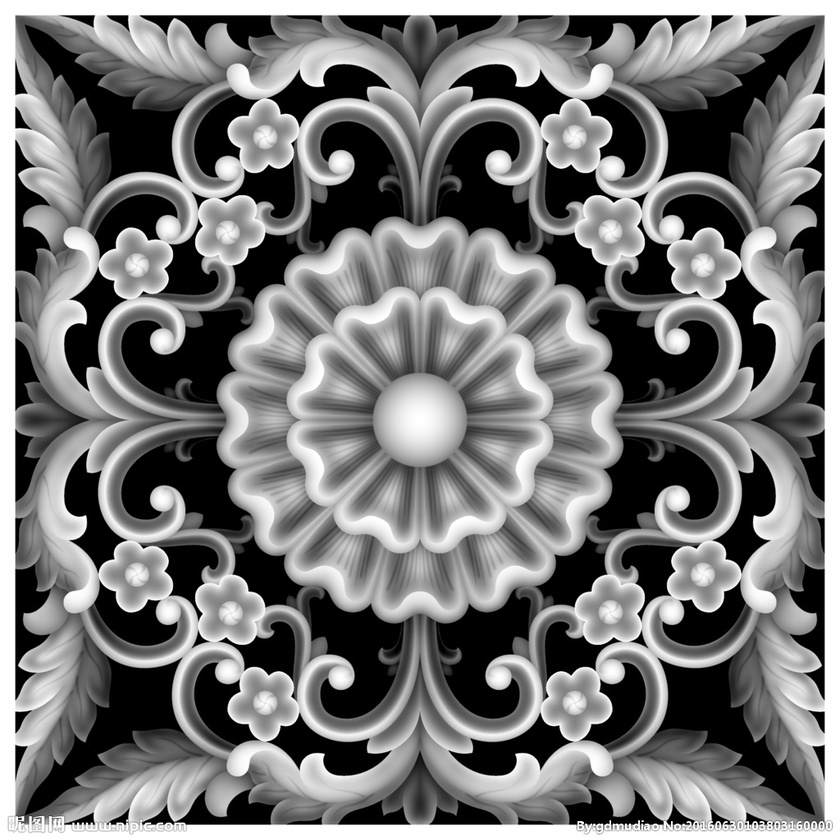
#> input picture images/gray.jpg, 840 x 840 px, shrunk from 1024 x 1024 before the run
$ jupyter execute 42_connectedComponents.ipynb
#> lines starting #> are read from the running program, lines starting #| are printed output that depends on the picture; after the words box and inside, x2 and y2 are one past the last pixel; in counts of white or black regions, pixels touching at a corner belong together
[cell 1]
import numpy as np
import cv2
from PIL import Image
import skimage
import matplotlib.pyplot as plt

[cell 2]
image = cv2.imread("../images/gray.jpg", flags=0)
#> image is the input picture: shape (840, 840); min 0, max 255, mean 119.9
plt.imshow(image, cmap="gray")

[cell 3]
retval, binary = cv2.threshold(
    src=image,
    thresh=150, # 阈值
    maxval=255, # dst图像中最大值 只对 THRESH_BINARY 和 THRESH_BINARY_INV 有效果
    type=cv2.THRESH_BINARY,
)
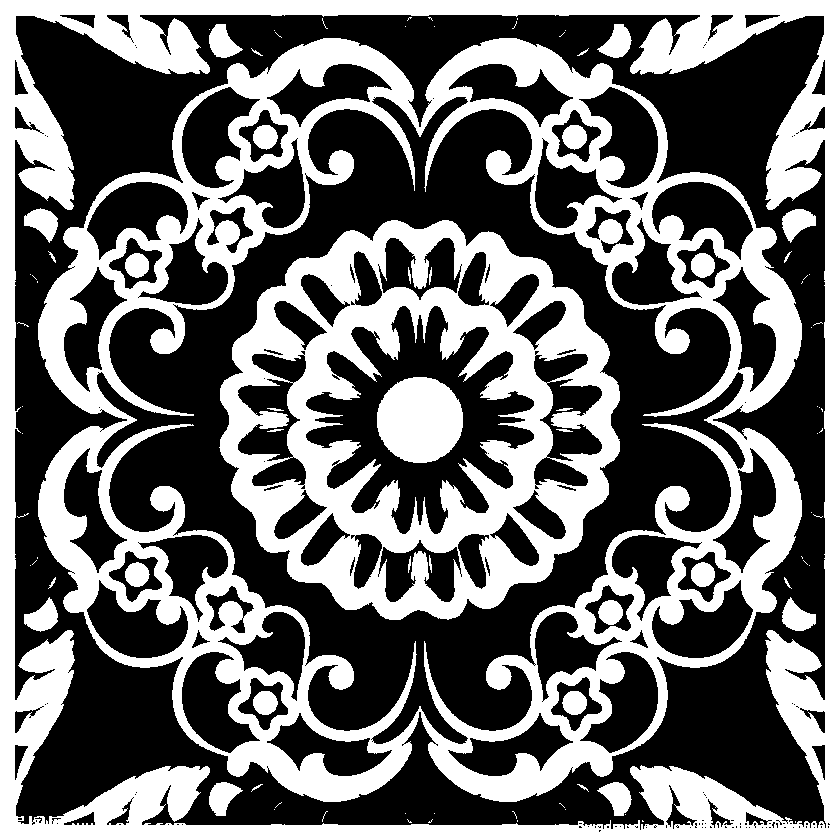
#> binary: shape (840, 840); 41.7% white; 88 white regions (51 under 20 px), largest, box (x1, y1, x2, y2) and area: (38, 38, 802, 802) 123005, (0, 0, 840, 840) 88399, (219, 220, 620, 620) 66704
print(retval)
plt.imshow(binary, cmap="gray")

# connectedComponents() 计算连通区域,可以计算连通区域的个数

仅仅创建了一个标记图（图中不同连通域使用不同的标记，和原图宽高一致）

连通域可以进行遍历

[cell 4]
# num_labels：所有连通域的数目
# labels：图像上每一像素的标记，用数字1、2、3…表示（不同的数字表示不同的连通域）
num_objects, labels = cv2.connectedComponents(
    image=binary # 必须为灰度图
)
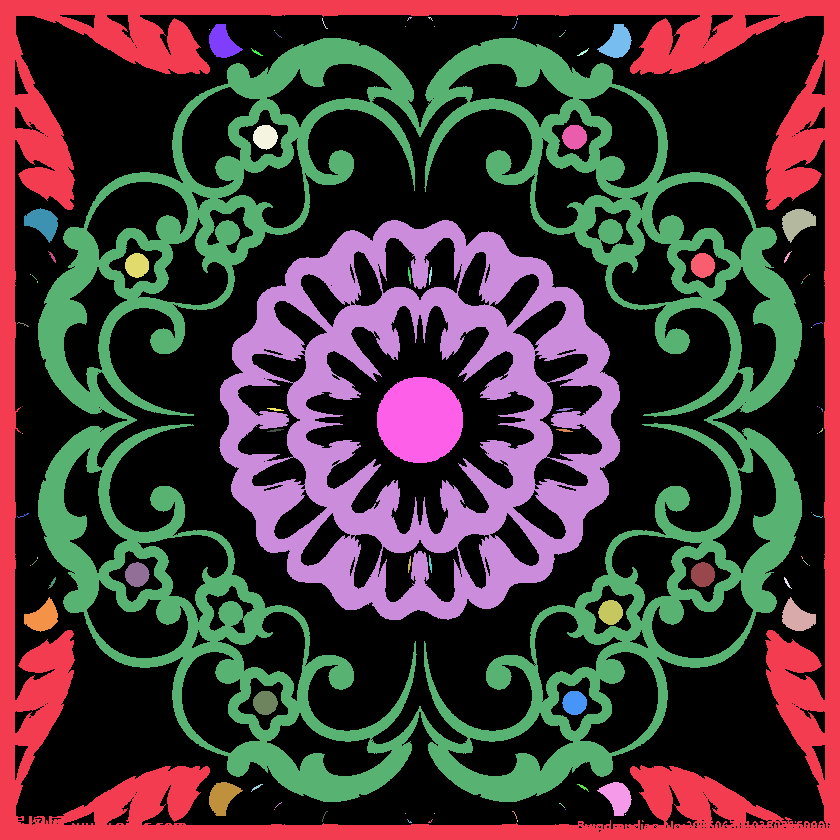
#> labels: shape (840, 840) int32; 89 distinct labels, from 0 to 88; one colour per label, 0 black
#> num_objects = 89
print(num_objects)
#| 89
print(np.unique(labels))
#| [ 0  1  2  3  4  5  6  7  8  9 10 11 12 13 14 15 16 17 18 19 20 21 22 23
#|  24 25 26 27 28 29 30 31 32 33 34 35 36 37 38 39 40 41 42 43 44 45 46 47
#|  48 49 50 51 52 53 54 55 56 57 58 59 60 61 62 63 64 65 66 67 68 69 70 71
#|  72 73 74 75 76 77 78 79 80 81 82 83 84 85 86 87 88]

[cell 5]
index_list = []
for i in np.unique(labels):
    area = np.sum(labels==i)
    # 忽略面积小的连通域
    if area > 10000:
        index_list.append(i)
#> this loop made 89 passes
#> area on passes 1, 2, 8, 9, 17, 18, 19, 20, 21, 22, 23, 24: 411180, 88399, 695, 693, 123005, 24, 25, 473, 474, 694, 694, 66704
#> after the loop, index_list = [0, 1, 16, 23]
print(index_list)
#| [0, 1, 16, 23]

[cell 6]
fig, axes = plt.subplots(ncols=4, nrows=1, figsize=(20, 10))
for i, ax in zip(index_list, axes.flatten()):
    ax.imshow(np.array(labels==i, dtype=np.uint8), cmap="gray")
    ax.set_title(i)
#> this loop made 4 passes
#> i on passes 3 to 4: 16, 23
plt.show()
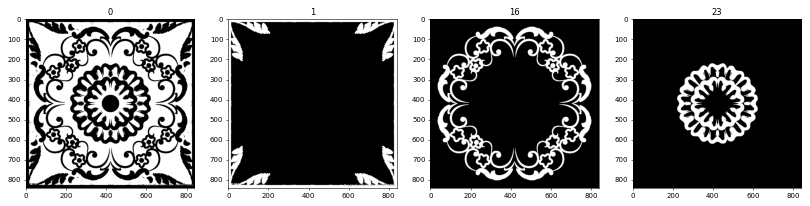
#> figure drawn by matplotlib, 4 panels

# connectedComponentsWithStats() 对一幅图像进行连通域提取

[cell 7]
# num_labels：所有连通域的数目
# labels：    图像上每一像素的标记，用数字1、2、3…表示（不同的数字表示不同的连通域）
# stats：     每一个标记的统计信息，是一个5列的矩阵，每一行对应每个连通区域的外接矩形的x、y、width、height和面积，示例如下： 0 0 720 720 291805
# centroids： 连通域的中心点
num_labels, labels, stats, centroids = cv2.connectedComponentsWithStats(
    image=binary,
    connectivity=8 # 可选值为4或8，也就是使用4连通还是8连通
)
#> num_labels = 89; stats = 89 rows, first 6: [15, 15, 815, 817, 411180], [0, 0, 840, 840, 88399], [407, 17, 5, 4, 7], [428, 17, 5, 4, 7], [322, 18, 6, 11, 12], [517, 18, 1, 2, 2]; centroids = 89 pairs, first value 22 to 821.6, second value 18 to 821.5
print(num_labels)
#| 89
print(np.unique(labels))
#| [ 0  1  2  3  4  5  6  7  8  9 10 11 12 13 14 15 16 17 18 19 20 21 22 23
#|  24 25 26 27 28 29 30 31 32 33 34 35 36 37 38 39 40 41 42 43 44 45 46 47
#|  48 49 50 51 52 53 54 55 56 57 58 59 60 61 62 63 64 65 66 67 68 69 70 71
#|  72 73 74 75 76 77 78 79 80 81 82 83 84 85 86 87 88]

[cell 8]
index_list = []
for i in np.unique(labels):
    area = np.sum(labels==i)
    # 忽略面积小的连通域
    if area > 10000:
        index_list.append(i)
print(index_list)
#| [0, 1, 16, 23]

[cell 9]
fig, axes = plt.subplots(ncols=4, nrows=1, figsize=(20, 10))
for i, ax in zip(index_list, axes.flatten()):
    ax.imshow(np.array(labels==i, dtype=np.uint8), cmap="gray")
    ax.set_title(i)
plt.show()
